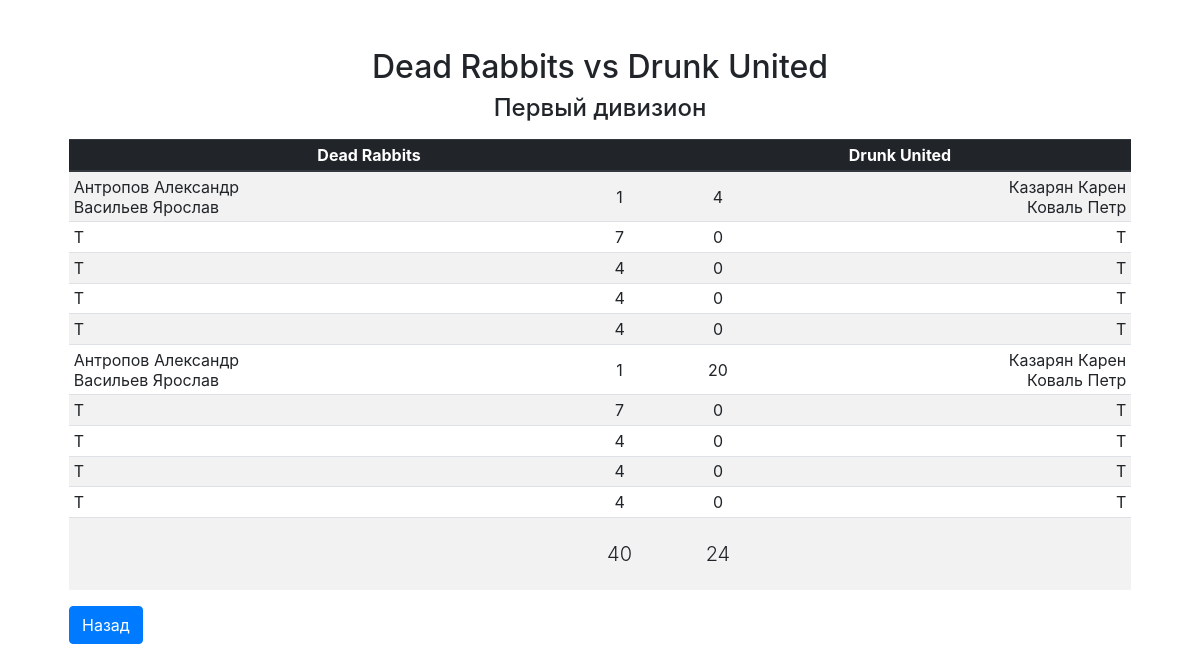
Screenshot of /match.php?id=317 with the database file from the repository.
### tables this page shows
CREATE TABLE tournaments (tournament_id integer primary key autoincrement, tournament_name text, tournament_rounds integer, tournament_description text, tournament_type references systems(system_id));

CREATE TABLE games (game_id integer primary key, match_id references matches(match_id), player_id11 references players(player_id), player_id12 references players(player_id), player_id21 references players(player_id), player_id22 references players(player_id), score1 integer, score2 integer);

CREATE TABLE players (player_id integer primary key autoincrement, first_name text, second_name text);

CREATE TABLE matches (match_id integer primary key autoincrement, season_id references seasons(season_id), tournament_id references tournaments(tournament_id), team_id1 references teams(team_id), team_id2 references teams(team_id), sets_won1 integer, sets_won2 integer, points_1 integer, points_2 integer);

### inc/functions.php (called while the page is built, shortened)
<?php
function find_player_name_by_id($player_id, $players_query) {
	foreach ($players_query as $player)
		if ($player['id'] == $player_id)
			return ($player['second_name'] . " " . $player['first_name']);
	return ("Т");
}

### match.php (the view, shortened to what this page needs)
<?php
	require_once __DIR__ . "/inc/bootstrap.php";
	require_once __DIR__ . "/inc/layout/head.php";
	$match_id = isset($_GET['id']) ? $_GET['id'] : NULL;
	if ($match_id) {
		$sth = $db->prepare("select
				m.match_id as match_id,
				m.season_id as season_id,
				m.tournament_id as tournament_id,
				ht.team_name_long as home_team,
				at.team_name_long as away_team,
				m.sets_won1 as home_score,
				m.sets_won2 as away_score
				from matches as m
				inner join teams as ht on ht.team_id = m.team_id1
				inner join teams as at on at.team_id = m.team_id2
				where match_id = ?");
		$sth->execute(array($match_id));
		$match = $sth->fetch();
		$sth = $db->prepare("select * from games where match_id = :id");
		$sth->bindValue(":id", $match_id, PDO::PARAM_INT);
		$sth->execute();
		$games = $sth->fetchAll();
		$sth = $db->prepare("select id, first_name, second_name from rosters inner join players on rosters.player_id = players.player_id");
		$sth->execute();
		$players = $sth->fetchAll();
		$sth = $db->prepare("select tournament_description as name from tournaments where tournament_id = :id");
		$sth->bindValue(":id", $match['tournament_id'], PDO::PARAM_INT);
		$sth->execute();
		$tournament_name = $sth->fetch()["name"];
	}
?>
<body class="pt-5">
<main role="main" class="container">
  	<div class="starter-template pt-0">
  		<?php if (!$match_id || !sizeof($games)): ?>
	    	<h2>Матч не найден</h2>
  			<p>К сожалению, матч не найден. Пожалуйста, вернитесь на главную страницу.</p>
  		<?php else: ?>
    	<h2><?php echo $match['home_team'] . " vs " . $match['away_team']; ?></h2>
    	<h4><?php echo $tournament_name ?></h4>
    	<table class="table table-striped table-sm mt-3" id="match">
    		<thead class="thead-dark">
    			<th colspan="2"><?php echo $match['home_team'] ?></th>
    			<th colspan="2"><?php echo $match['away_team']; ?></th>
    		</thead>
    		<tbody>
    			<?php if (sizeof($games) == 12): ?>
    				<?php for ($i = 0; $i < 12; $i += 2): ?>
    					<tr>
					   		<td class="text-left">
					   			<?php
					   				echo find_player_name_by_id($games[$i]['player_id11'], $players);
					   				if ($games[$i]['player_id12'])
					   					echo "<br>" . find_player_name_by_id($games[$i]['player_id12'], $players);
				   				?>
				   			</td>
					   		<td>
					   			<?php echo "<p class='mb-1'>" . $games[$i]['score1'] . "</p>"; ?>
					   			<?php echo "<p class='m-0'>" . $games[$i + 1]['score1'] . "</p>"; ?>
					   		</td>
					   		<td>
					   			<?php echo "<p class='mb-1'>" . $games[$i]['score2'] . "</p>"; ?>
					   			<?php echo "<p class='m-0'>" . $games[$i + 1]['score2'] . "</p>"; ?>
					   		</td>
					   		<td class="text-right">
					   			<?php
					   				echo find_player_name_by_id($games[$i]['player_id21'], $players);
					   				if ($games[$i]['player_id22'])
					   					echo "<br>" . find_player_name_by_id($games[$i]['player_id22'], $players);
				   				?>
					   		</td>
    					</tr>
    				<?php endfor; ?>
    			<?php elseif (sizeof($games)): ?>
    				<?php foreach ($games as $game): ?>
    					<tr>
					   		<td class="text-left">
					   			<?php
					   				echo find_player_name_by_id($game['player_id11'], $players);
					   				if ($game['player_id12'])
					   					echo "<br>" . find_player_name_by_id($game['player_id12'], $players);
				   				?>
				   			</td>
					   		<td>
					   			<?php echo $game['score1']; ?>
					   		</td>
					   		<td>
					   			<?php echo $game['score2']; ?>
					   		</td>
					   		<td class="text-right">
					   			<?php
					   				echo find_player_name_by_id($game['player_id21'], $players);
					   				if ($game['player_id22'])
					   					echo "<br>" . find_player_name_by_id($game['player_id22'], $players);
				   				?>
					   		</td>
    					</tr>
    				<?php endforeach; ?>
    			<?php endif; ?>
			   	<tr>
			   		<td></td>
			   		<td class="py-4">
						<output id="t1score" class="lead"><?php echo $match['home_score']; ?></output>
					</td>
			   		<td class="py-4">
			   			<output id="t2score" class="lead"><?php echo $match['away_score']; ?></output>
			   		</td>
			   		<td></td>
			   	</tr>
    		</tbody>
    	</table>
	    <?php endif; ?>
    	<div class="text-left">
			<a href="/" class="btn btn-primary">Назад</a>
		</div>
  	</div>
</main>
</body>
</html>

### inc/layout/head.php (shortened to what this page needs)
<html lang="ru">
<head>
	<?php require_once "styles.php" ?>
</head>

### inc/layout/styles.php (shortened to what this page needs)
<link rel="stylesheet" href="inc/libs/bootstrap/css/bootstrap.min.css">
<link rel="stylesheet" href="https://use.fontawesome.com/releases/v5.7.2/css/all.css">
<link rel="stylesheet" href="inc/libs/jquery-ui/jquery-ui.min.css">
<link rel="stylesheet" href="inc/css/custom.css?v=7">

### inc/css/custom.css (style rules this page uses)
body { padding-top: 0; }
.starter-template { position: relative; padding: 3rem 1.5rem; text-align: center; }
.table td, .table th { text-align: center; vertical-align: middle; font-size: 12px; }
@media (min-width: 576px) { .table td, .table th { font-size: 1rem; } }

### rows the page displays
tournaments: tournament_description "Первый дивизион"
games: player_id11.first_name "Антропов Александр", player_id12.first_name "Васильев Ярослав", score1 "1", score2 "4", player_id21.first_name "Казарян Карен", player_id22.first_name "Коваль Петр"
games: player_id11 "Т", score1 "7", score2 "0", player_id21 "Т"
games: player_id11 "Т", score1 "4", score2 "0", player_id21 "Т"
games: player_id11 "Т", score1 "4", score2 "0", player_id21 "Т"
games: player_id11 "Т", score1 "4", score2 "0", player_id21 "Т"
games: player_id11.first_name "Антропов Александр", player_id12.first_name "Васильев Ярослав", score1 "1", score2 "20", player_id21.first_name "Казарян Карен", player_id22.first_name "Коваль Петр"
games: player_id11 "Т", score1 "7", score2 "0", player_id21 "Т"
games: player_id11 "Т", score1 "4", score2 "0", player_id21 "Т"
games: player_id11 "Т", score1 "4", score2 "0", player_id21 "Т"
games: player_id11 "Т", score1 "4", score2 "0", player_id21 "Т"
matches: sets_won1 "40", sets_won2 "24"

### other values shown
$match['home_team'] "Dead Rabbits"
$match['away_team'] "Drunk United"
